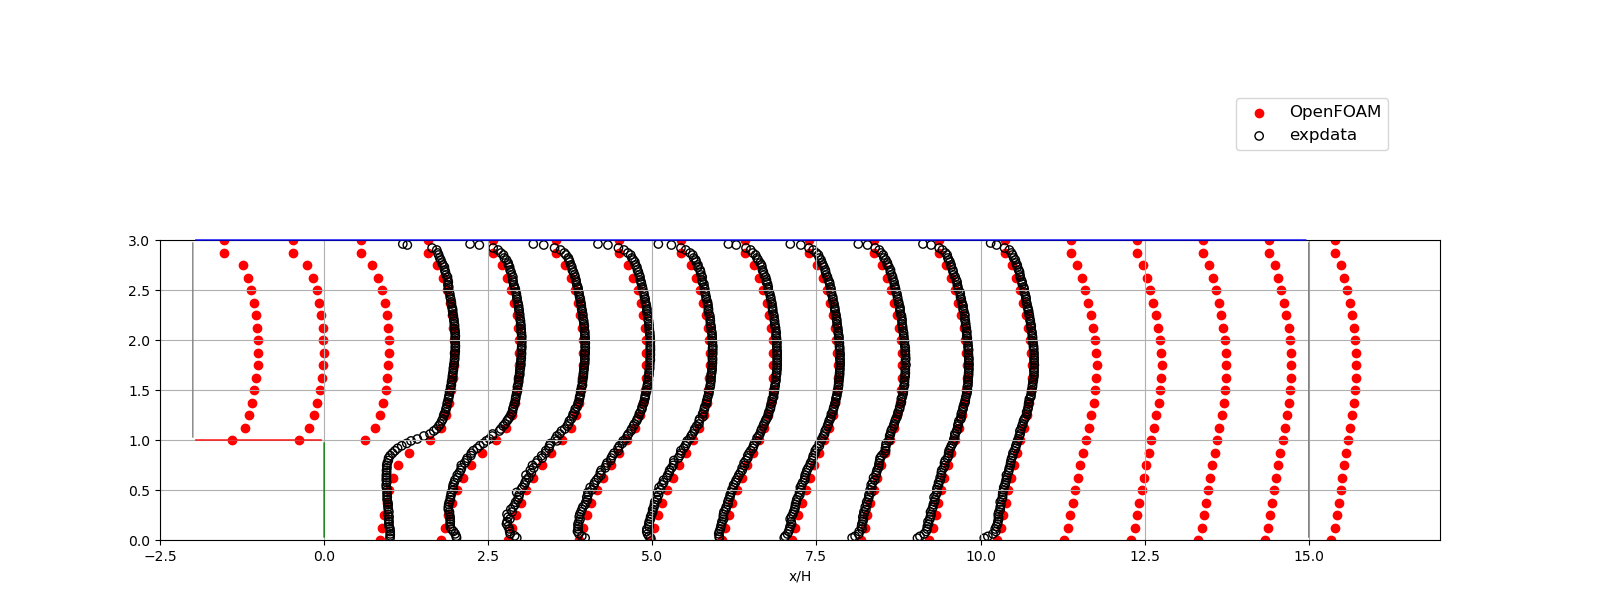

Python code for this plot:
import re
import numpy as np
import matplotlib.pyplot as plt
import pandas as pd
import os, shutil
from pathlib import Path

# 文字列を含む要素を数字で昇順にする関数
def atoi(text):
    print(text)
    return int(text) if text.isdigit() else text

def natural_keys(text):
    return [ atoi(c) for c in re.split(r'(\d+)^', text) ]

# 数字であるかどうかの判定
def is_int(s):
    try:
        int(s)
        return True
    except ValueError:
        return False

def custom_sort_key(file_name):
    # ファイル名から数字部分を抽出して返す
    match = re.search(r'(-?\d+)', file_name)
    if match:
        return int(match.group())
    return file_name
    
    
# ファイル名を数字部分と非数字部分に分割するための正規表現パターン
pattern = r'(\d*\.\d+|\d+)'
resultDir = Path("../postProcessing/sampleDict")  # 計算フォルダ
latestTime = sorted([a for a in os.listdir(resultDir) if is_int(a)], key=float)[-1] # latestTimeを抜き出す
sampleDictdata = resultDir/ latestTime

# x=からはじまるデータのみが必要
caseList = [data for data in os.listdir(sampleDictdata) if "x=" in data]
caseList = sorted(caseList, key=custom_sort_key)

# グラフのセット    
fig, axes = plt.subplots(1, 1, figsize=(16,6))
fig.subplots_adjust(left=0.1, right=0.9, bottom=0.1, top=0.6)  # 余白を調整

# 軸の範囲の設定
axes.set_xlim([-2.5, 17])
axes.set_ylim([0, 3])


# 枠の始点と終点をリスト化
point_list = [
    {'start': [-2, 3],'end': [15, 3], 'color': 'blue'},
    {'start': [-2, 1],'end': [ 0, 1], 'color': 'red'},
    {'start': [ 0, 1],'end': [ 0, 0], 'color': 'green'},
    {'start': [15, 0],'end': [15, 3], 'color': 'gray'},
    {'start': [-2, 1],'end': [-2, 3], 'color': 'gray'},
]

# 枠を作成
for point in point_list:
    axes.annotate('', xy=point['end'], xytext=point['start'],
                arrowprops=dict(arrowstyle='-', 
                                connectionstyle='arc3', 
                                facecolor=point['color'], 
                                edgecolor=point['color'])
           )

# 横軸：流速、縦軸：高さでプロット
for i, zCase in enumerate(caseList):
    match = re.search(r'(-?\d+)', zCase)
    if match:
        z_pos = int(match.group())
    else:
        print("No number found in the file name.")
    
    # OpenFOAMのデータをデータフレームで取得
    df_cae = pd.read_table(sampleDictdata/zCase, index_col=False, names=('x[m]', 'y[m]', 'z[m]', 'k[m2/s2]', 'Ux[m/s]', 'Uy[m/s]', 'Uz[m/s]'))
    if i != len(caseList) - 1:
        axes.scatter(df_cae["Ux[m/s]"] + z_pos, df_cae["y[m]"], color="red")
    else:
        axes.scatter(df_cae["Ux[m/s]"] + z_pos, df_cae["y[m]"], color="red", label="OpenFOAM")



# 実験データをデータフレームの取得する行をリスト化
data_list = [
    {'start_row': 1188, 'end_row':1309},
    {'start_row': 1312, 'end_row':1433},
    {'start_row': 1436, 'end_row':1557},
    {'start_row': 1560, 'end_row':1681},
    {'start_row': 1684, 'end_row':1805},
    {'start_row': 1808, 'end_row':1929},
    {'start_row': 1932, 'end_row':2053},
    {'start_row': 2056, 'end_row':2177},
    {'start_row': 2180, 'end_row':2301},
    {'start_row': 2304, 'end_row':2425}
]

for i, data in enumerate(data_list):
    start_row = data_list[i]['start_row']
    end_row = data_list[i]['end_row']
    nrows = end_row - start_row+1
    
    df_exp = pd.read_csv("../exptData/fc_bs007.csv", skiprows=range(1, start_row-2), nrows=nrows, header=1)
    
    if i != len(data_list) - 1:
        axes.scatter(df_exp["U/Uc"].values + df_exp["x/H"].values,df_exp["y/H"].values, color="black", marker='o', edgecolors='black', facecolors='none')
    else:
        axes.scatter(df_exp["U/Uc"].values + df_exp["x/H"].values,df_exp["y/H"].values, color="black", marker='o', edgecolors='black', facecolors='none',  label="expdata")

axes.legend(loc="upper center",bbox_to_anchor=(0.9, 1.5), fontsize=12)
axes.set_xlabel("x/H")
axes.grid('-')

plt.savefig("plot.png")
